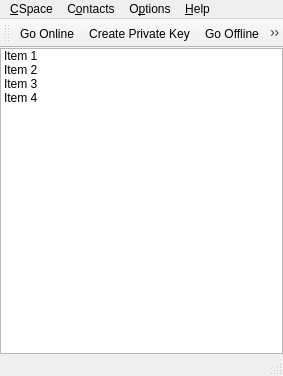
<ui version="4.0" >
 <author></author>
 <comment></comment>
 <exportmacro></exportmacro>
 <class>MainWindow</class>
 <widget class="QMainWindow" name="MainWindow" >
  <property name="geometry" >
   <rect>
    <x>0</x>
    <y>0</y>
    <width>283</width>
    <height>376</height>
   </rect>
  </property>
  <property name="windowTitle" >
   <string>CSpace</string>
  </property>
  <property name="windowIcon" >
   <iconset resource="images.qrc" >:/images/cspace32.png</iconset>
  </property>
  <property name="iconSize" >
   <size>
    <width>24</width>
    <height>24</height>
   </size>
  </property>
  <widget class="QWidget" name="centralwidget" >
   <layout class="QVBoxLayout" >
    <property name="margin" >
     <number>0</number>
    </property>
    <property name="spacing" >
     <number>0</number>
    </property>
    <item>
     <widget class="QStackedWidget" name="stack" >
      <property name="currentIndex" >
       <number>0</number>
      </property>
      <widget class="QWidget" name="contactsPage" >
       <layout class="QVBoxLayout" >
        <property name="margin" >
         <number>0</number>
        </property>
        <property name="spacing" >
         <number>0</number>
        </property>
        <item>
         <widget class="QListWidget" name="contacts" >
          <property name="contextMenuPolicy" >
           <enum>Qt::CustomContextMenu</enum>
          </property>
          <property name="iconSize" >
           <size>
            <width>24</width>
            <height>24</height>
           </size>
          </property>
          <property name="resizeMode" >
           <enum>QListView::Adjust</enum>
          </property>
          <item>
           <property name="text" >
            <string>Item 1</string>
           </property>
           <property name="icon" >
            <iconset resource="images.qrc" >:/images/user_online.png</iconset>
           </property>
          </item>
          <item>
           <property name="text" >
            <string>Item 2</string>
           </property>
           <property name="icon" >
            <iconset resource="images.qrc" >:/images/user_offline.png</iconset>
           </property>
          </item>
          <item>
           <property name="text" >
            <string>Item 3</string>
           </property>
           <property name="icon" >
            <iconset resource="images.qrc" >:/images/user_online.png</iconset>
           </property>
          </item>
          <item>
           <property name="text" >
            <string>Item 4</string>
           </property>
           <property name="icon" >
            <iconset resource="images.qrc" >:/images/user_offline.png</iconset>
           </property>
          </item>
         </widget>
        </item>
       </layout>
      </widget>
      <widget class="QWidget" name="offlinePage" >
       <layout class="QVBoxLayout" >
        <property name="margin" >
         <number>0</number>
        </property>
        <property name="spacing" >
         <number>0</number>
        </property>
        <item>
         <layout class="QHBoxLayout" >
          <property name="margin" >
           <number>0</number>
          </property>
          <property name="spacing" >
           <number>6</number>
          </property>
          <item>
           <spacer>
            <property name="orientation" >
             <enum>Qt::Horizontal</enum>
            </property>
            <property name="sizeHint" >
             <size>
              <width>40</width>
              <height>20</height>
             </size>
            </property>
           </spacer>
          </item>
          <item>
           <widget class="QPushButton" name="goOnlineButton" >
            <property name="text" >
             <string>Go Online...</string>
            </property>
           </widget>
          </item>
          <item>
           <spacer>
            <property name="orientation" >
             <enum>Qt::Horizontal</enum>
            </property>
            <property name="sizeHint" >
             <size>
              <width>40</width>
              <height>20</height>
             </size>
            </property>
           </spacer>
          </item>
         </layout>
        </item>
        <item>
         <layout class="QHBoxLayout" >
          <property name="margin" >
           <number>0</number>
          </property>
          <property name="spacing" >
           <number>6</number>
          </property>
          <item>
           <spacer>
            <property name="orientation" >
             <enum>Qt::Horizontal</enum>
            </property>
            <property name="sizeHint" >
             <size>
              <width>40</width>
              <height>20</height>
             </size>
            </property>
           </spacer>
          </item>
          <item>
           <widget class="QPushButton" name="createKeyButton" >
            <property name="text" >
             <string>Create Private Key...</string>
            </property>
           </widget>
          </item>
          <item>
           <spacer>
            <property name="orientation" >
             <enum>Qt::Horizontal</enum>
            </property>
            <property name="sizeHint" >
             <size>
              <width>40</width>
              <height>20</height>
             </size>
            </property>
           </spacer>
          </item>
         </layout>
        </item>
       </layout>
      </widget>
      <widget class="QWidget" name="offlineNoUsersPage" >
       <layout class="QVBoxLayout" >
        <property name="margin" >
         <number>0</number>
        </property>
        <property name="spacing" >
         <number>0</number>
        </property>
        <item>
         <layout class="QHBoxLayout" >
          <property name="margin" >
           <number>0</number>
          </property>
          <property name="spacing" >
           <number>0</number>
          </property>
          <item>
           <spacer>
            <property name="orientation" >
             <enum>Qt::Horizontal</enum>
            </property>
            <property name="sizeHint" >
             <size>
              <width>40</width>
              <height>20</height>
             </size>
            </property>
           </spacer>
          </item>
          <item>
           <widget class="QPushButton" name="createKeyButton1" >
            <property name="text" >
             <string>Create Private Key...</string>
            </property>
           </widget>
          </item>
          <item>
           <spacer>
            <property name="orientation" >
             <enum>Qt::Horizontal</enum>
            </property>
            <property name="sizeHint" >
             <size>
              <width>40</width>
              <height>20</height>
             </size>
            </property>
           </spacer>
          </item>
         </layout>
        </item>
       </layout>
      </widget>
      <widget class="QWidget" name="connectingPage" >
       <layout class="QVBoxLayout" >
        <property name="margin" >
         <number>9</number>
        </property>
        <property name="spacing" >
         <number>6</number>
        </property>
        <item>
         <spacer>
          <property name="orientation" >
           <enum>Qt::Vertical</enum>
          </property>
          <property name="sizeHint" >
           <size>
            <width>20</width>
            <height>40</height>
           </size>
          </property>
         </spacer>
        </item>
        <item>
         <layout class="QHBoxLayout" >
          <property name="margin" >
           <number>0</number>
          </property>
          <property name="spacing" >
           <number>6</number>
          </property>
          <item>
           <spacer>
            <property name="orientation" >
             <enum>Qt::Horizontal</enum>
            </property>
            <property name="sizeHint" >
             <size>
              <width>40</width>
              <height>20</height>
             </size>
            </property>
           </spacer>
          </item>
          <item>
           <layout class="QVBoxLayout" >
            <property name="margin" >
             <number>0</number>
            </property>
            <property name="spacing" >
             <number>6</number>
            </property>
            <item>
             <widget class="QLabel" name="connectStatus" >
              <property name="text" >
               <string>&lt;html>&lt;head>&lt;meta name="qrichtext" content="1" />&lt;/head>&lt;body style=" white-space: pre-wrap; font-family:MS Shell Dlg; font-size:8.25pt; font-weight:400; font-style:normal; text-decoration:none;">&lt;p style=" margin-top:0px; margin-bottom:0px; margin-left:0px; margin-right:0px; -qt-block-indent:0; text-indent:0px; font-size:8pt;">&lt;span style=" font-weight:600;">Connect failed.&lt;/span>&lt;/p>&lt;p style=" margin-top:0px; margin-bottom:0px; margin-left:0px; margin-right:0px; -qt-block-indent:0; text-indent:0px; font-size:8pt; font-weight:600;">Reconnecting in 30 second(s)...&lt;/p>&lt;/body>&lt;/html></string>
              </property>
              <property name="alignment" >
               <set>Qt::AlignCenter</set>
              </property>
             </widget>
            </item>
            <item>
             <widget class="QPushButton" name="connectCancelButton" >
              <property name="text" >
               <string>Cancel</string>
              </property>
             </widget>
            </item>
           </layout>
          </item>
          <item>
           <spacer>
            <property name="orientation" >
             <enum>Qt::Horizontal</enum>
            </property>
            <property name="sizeHint" >
             <size>
              <width>40</width>
              <height>20</height>
             </size>
            </property>
           </spacer>
          </item>
         </layout>
        </item>
        <item>
         <spacer>
          <property name="orientation" >
           <enum>Qt::Vertical</enum>
          </property>
          <property name="sizeHint" >
           <size>
            <width>20</width>
            <height>40</height>
           </size>
          </property>
         </spacer>
        </item>
       </layout>
      </widget>
     </widget>
    </item>
   </layout>
  </widget>
  <widget class="QMenuBar" name="menubar" >
   <property name="geometry" >
    <rect>
     <x>0</x>
     <y>0</y>
     <width>283</width>
     <height>21</height>
    </rect>
   </property>
   <widget class="QMenu" name="menu_Help" >
    <property name="title" >
     <string>&amp;Help</string>
    </property>
    <addaction name="actionAboutCSpace" />
   </widget>
   <widget class="QMenu" name="menuC_ontacts" >
    <property name="title" >
     <string>C&amp;ontacts</string>
    </property>
    <addaction name="actionAddContact" />
    <addaction name="actionRefreshStatus" />
   </widget>
   <widget class="QMenu" name="menu_CSpace" >
    <property name="title" >
     <string>&amp;CSpace</string>
    </property>
    <addaction name="actionGoOnline" />
    <addaction name="actionGoOffline" />
    <addaction name="actionKeyInfo" />
    <addaction name="separator" />
    <addaction name="actionCreateKey" />
    <addaction name="separator" />
    <addaction name="actionExit" />
   </widget>
   <widget class="QMenu" name="menuO_ptions" >
    <property name="title" >
     <string>O&amp;ptions</string>
    </property>
    <addaction name="actionEditPermissions" />
   </widget>
   <addaction name="menu_CSpace" />
   <addaction name="menuC_ontacts" />
   <addaction name="menuO_ptions" />
   <addaction name="menu_Help" />
  </widget>
  <widget class="QStatusBar" name="statusbar" />
  <widget class="QToolBar" name="toolBar" >
   <property name="orientation" >
    <enum>Qt::Horizontal</enum>
   </property>
   <property name="iconSize" >
    <size>
     <width>32</width>
     <height>32</height>
    </size>
   </property>
   <attribute name="toolBarArea" >
    <number>4</number>
   </attribute>
   <addaction name="actionGoOnline" />
   <addaction name="actionCreateKey" />
   <addaction name="actionGoOffline" />
   <addaction name="actionExit" />
   <addaction name="separator" />
   <addaction name="actionAddContact" />
   <addaction name="actionRefreshStatus" />
  </widget>
  <action name="actionCreateKey" >
   <property name="icon" >
    <iconset resource="images.qrc" >:/images/register32.png</iconset>
   </property>
   <property name="text" >
    <string>&amp;Create Private Key...</string>
   </property>
   <property name="iconText" >
    <string>Create Private Key</string>
   </property>
   <property name="toolTip" >
    <string>Create Private Key</string>
   </property>
  </action>
  <action name="actionGoOnline" >
   <property name="icon" >
    <iconset resource="images.qrc" >:/images/connect32.png</iconset>
   </property>
   <property name="text" >
    <string>&amp;Go Online...</string>
   </property>
  </action>
  <action name="actionGoOffline" >
   <property name="icon" >
    <iconset resource="images.qrc" >:/images/disconnect32.png</iconset>
   </property>
   <property name="text" >
    <string>Go &amp;Offline</string>
   </property>
  </action>
  <action name="actionExit" >
   <property name="icon" >
    <iconset resource="images.qrc" >:/images/exit32.png</iconset>
   </property>
   <property name="text" >
    <string>E&amp;xit</string>
   </property>
  </action>
  <action name="actionAddContact" >
   <property name="icon" >
    <iconset resource="images.qrc" >:/images/user_add32.png</iconset>
   </property>
   <property name="text" >
    <string>&amp;Add Contact...</string>
   </property>
   <property name="iconText" >
    <string>Add Contact</string>
   </property>
   <property name="toolTip" >
    <string>Add Contact</string>
   </property>
  </action>
  <action name="actionRefreshStatus" >
   <property name="icon" >
    <iconset resource="images.qrc" >:/images/refresh32.png</iconset>
   </property>
   <property name="text" >
    <string>Refresh &amp;Status</string>
   </property>
  </action>
  <action name="actionCheckStatus" >
   <property name="icon" >
    <iconset resource="images.qrc" >:/images/refresh32.png</iconset>
   </property>
   <property name="text" >
    <string>&amp;Check Status</string>
   </property>
  </action>
  <action name="actionContactInfo" >
   <property name="icon" >
    <iconset resource="images.qrc" >:/images/contact_info32.png</iconset>
   </property>
   <property name="text" >
    <string>Contact &amp;Information...</string>
   </property>
  </action>
  <action name="actionRemoveContact" >
   <property name="icon" >
    <iconset resource="images.qrc" >:/images/user_remove32.png</iconset>
   </property>
   <property name="text" >
    <string>Remove Contact</string>
   </property>
  </action>
  <action name="actionEditPermissions" >
   <property name="icon" >
    <iconset resource="images.qrc" >:/images/edit_permissions32.png</iconset>
   </property>
   <property name="text" >
    <string>&amp;Edit Permissions...</string>
   </property>
  </action>
  <action name="actionAboutCSpace" >
   <property name="icon" >
    <iconset resource="images.qrc" >:/images/cspace32.png</iconset>
   </property>
   <property name="text" >
    <string>&amp;About CSpace...</string>
   </property>
  </action>
  <action name="actionKeyInfo" >
   <property name="icon" >
    <iconset resource="images.qrc" >:/images/key_info32.png</iconset>
   </property>
   <property name="text" >
    <string>Key Information...</string>
   </property>
  </action>
 </widget>
 <pixmapfunction></pixmapfunction>
 <resources>
  <include location="images.qrc" />
 </resources>
 <connections/>
</ui>
